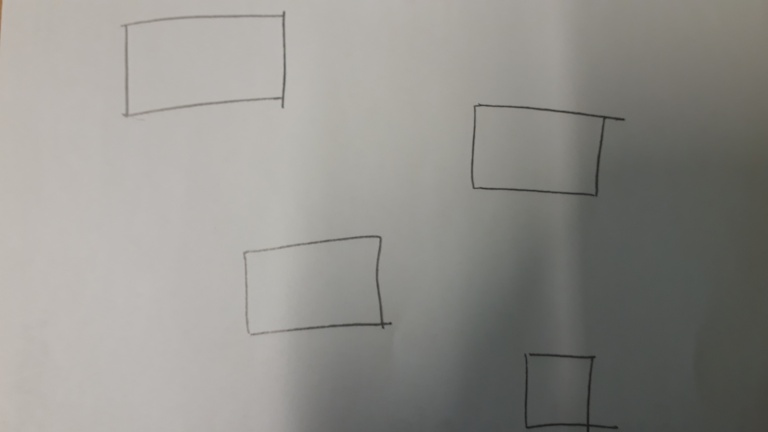
#> input picture assets/drawing.jpg, 768 x 432 px
$ python binarize.py drawing.jpg 1.0   (older library calls are emulated)
#> lines starting #> are read from the running program, lines starting #| are printed output that depends on the picture; after the words box and inside, x2 and y2 are one past the last pixel; in counts of white or black regions, pixels touching at a corner belong together
import numpy as np
import matplotlib.pyplot as plt
from scipy import misc
from scipy.ndimage import gaussian_filter
import sys
from skimage import color
from skimage import filters

plt.rcParams['image.cmap'] = 'gray'


img = color.rgb2gray(misc.imread(sys.argv[1]))
#> img: shape (432, 768) float64; min 0.0975, max 0.74, mean 0.561
sigma = (min(img.shape[0],img.shape[1])/10)*float(sys.argv[2])
#> sigma = 43.2
print("using sigma = "+str(sigma))
#| using sigma = 43.2
#plt.imshow(img)
#plt.show()
print("extracting gradient...")
g = gaussian_filter(img,sigma)
print("...done")
#plt.imshow(g)
#plt.show()
print("inverting gradient...")
g2 = 255-g
print("...done")
#plt.imshow(g2)
#plt.show()
print("removing gradient...")
r = (img+g2)/2
print("...done")
#plt.imshow(r)
#plt.show()
print("denoising result...")
r = gaussian_filter(r,2)
print("...done")
print("finding threshold...")
val = filters.threshold_otsu(r)
#> val = 127.5
print("...done\nthreshold is "+str(val))
#> (printed output is left out)
plt.imshow(r>val)
plt.show()
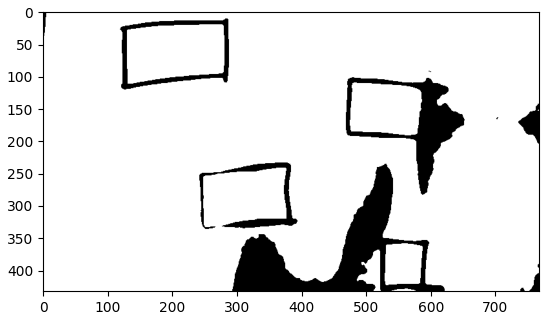
#> figure drawn by matplotlib, 1 panel
out = r>val
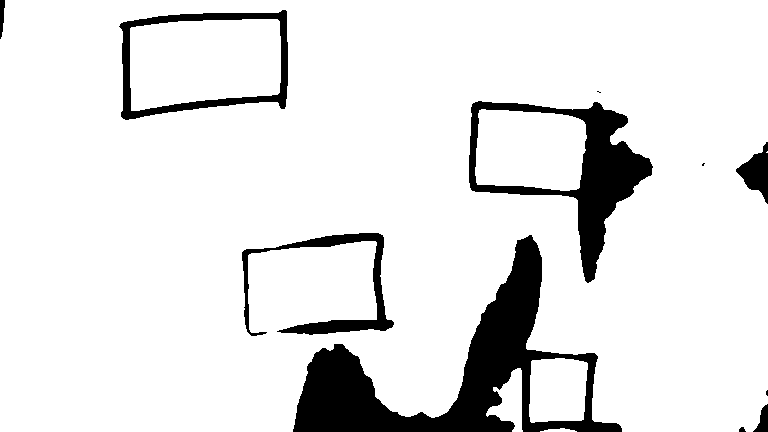
#> out: shape (432, 768) bool; 89.6% white; 11 black regions (3 under 20 px), largest, box (x1, y1, x2, y2) and area: (293, 235, 622, 432) 18080, (469, 101, 653, 283) 8504, (119, 10, 288, 120) 3485

misc.imsave(sys.argv[1]+"_binarized.png",out.astype(int))
print("wrote binarized image to "+ sys.argv[1].split(".")[0]+"_binarized.png")

$ run again, on assets/bild_unmodified.jpg
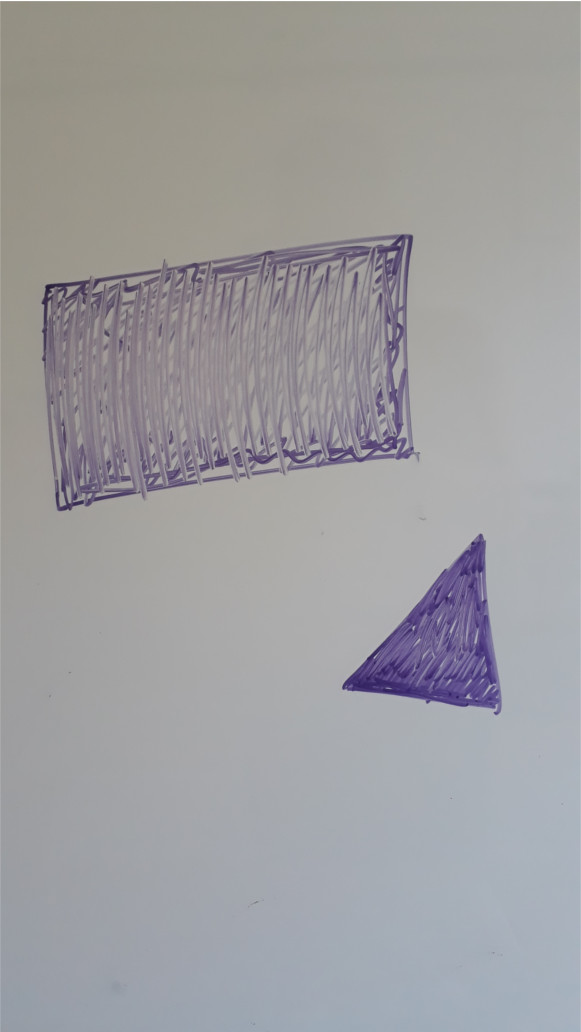
#> input picture assets/bild_unmodified.jpg, 581 x 1032 px
#| using sigma = 58.1
#> val = 127.5
#> (printed output is left out)
#> `plt.show()`:
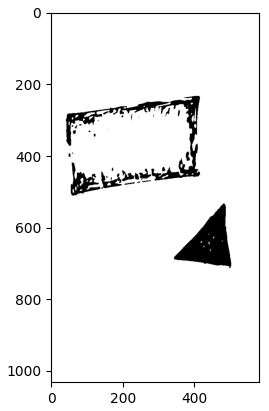
#> figure drawn by matplotlib, 1 panel
#> `out = r>val`:
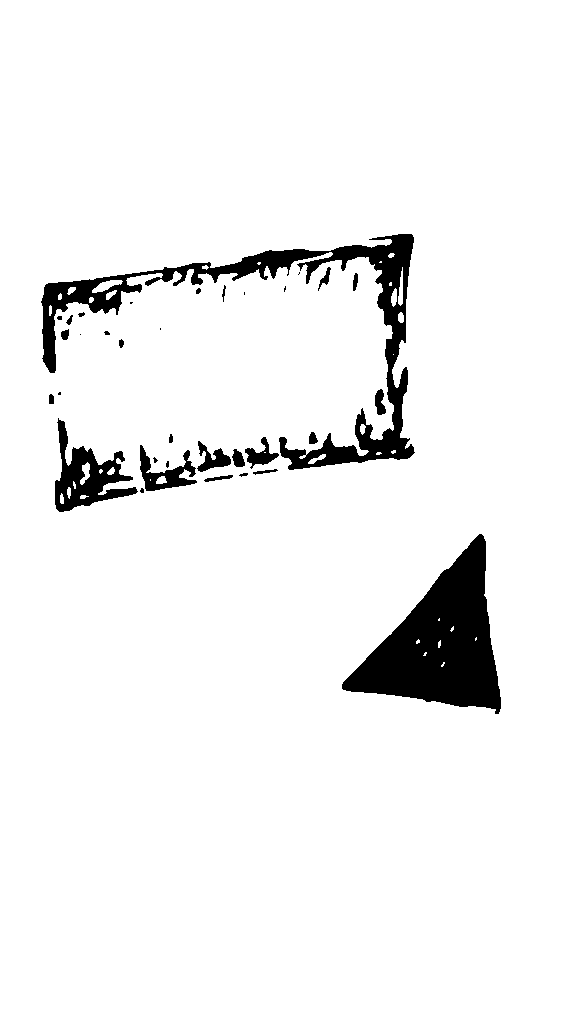
#> out: shape (1032, 581) bool; 94.6% white; 34 black regions (12 under 20 px), largest, box (x1, y1, x2, y2) and area: (342, 534, 501, 714) 14008, (41, 234, 415, 470) 12434, (55, 418, 138, 512) 3047

$ run again, on assets/new_photo.jpg
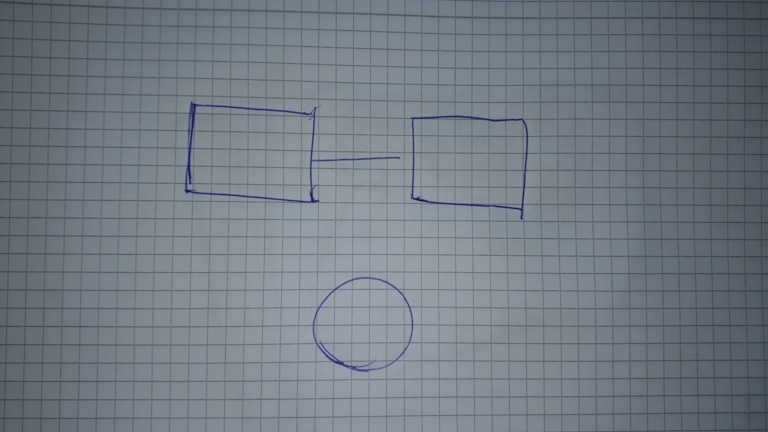
#> input picture assets/new_photo.jpg, 768 x 432 px
#| using sigma = 43.2
#> val = 127.5
#> (printed output is left out)
#> `plt.show()`:
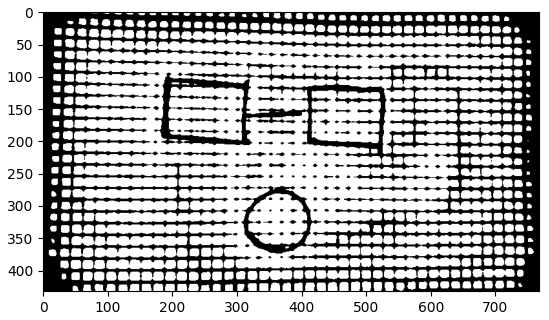
#> figure drawn by matplotlib, 1 panel
#> `out = r>val`:
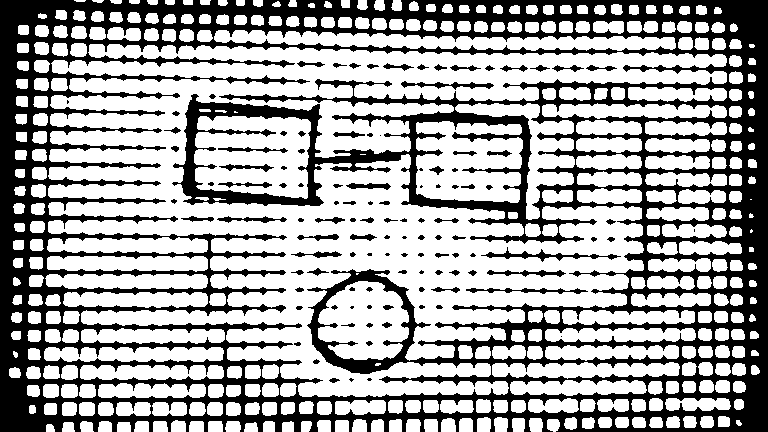
#> out: shape (432, 768) bool; 64.1% white; 112 black regions (32 under 20 px), largest, box (x1, y1, x2, y2) and area: (0, 0, 768, 432) 112997, (481, 247, 621, 262) 491, (466, 288, 588, 294) 334
